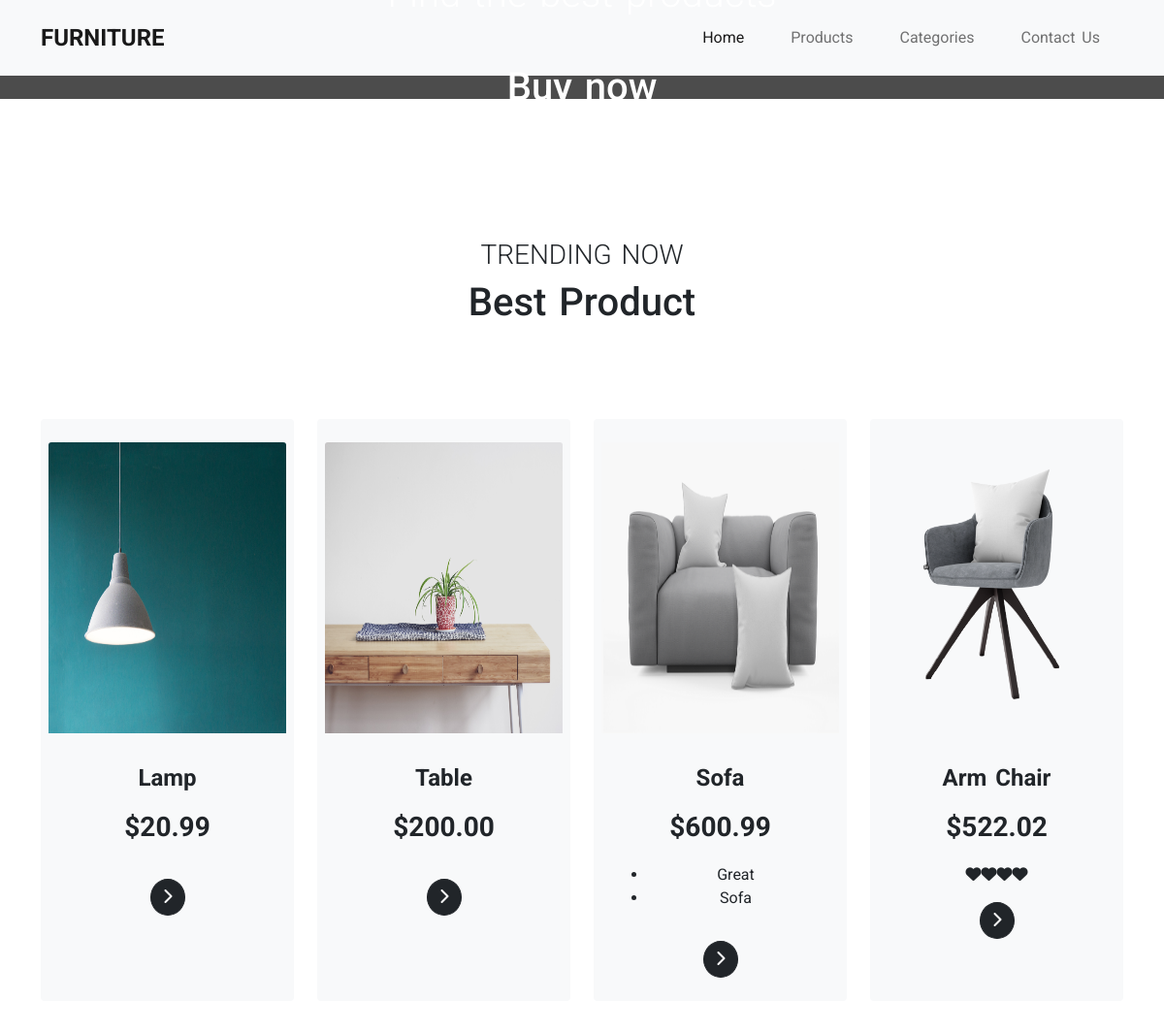
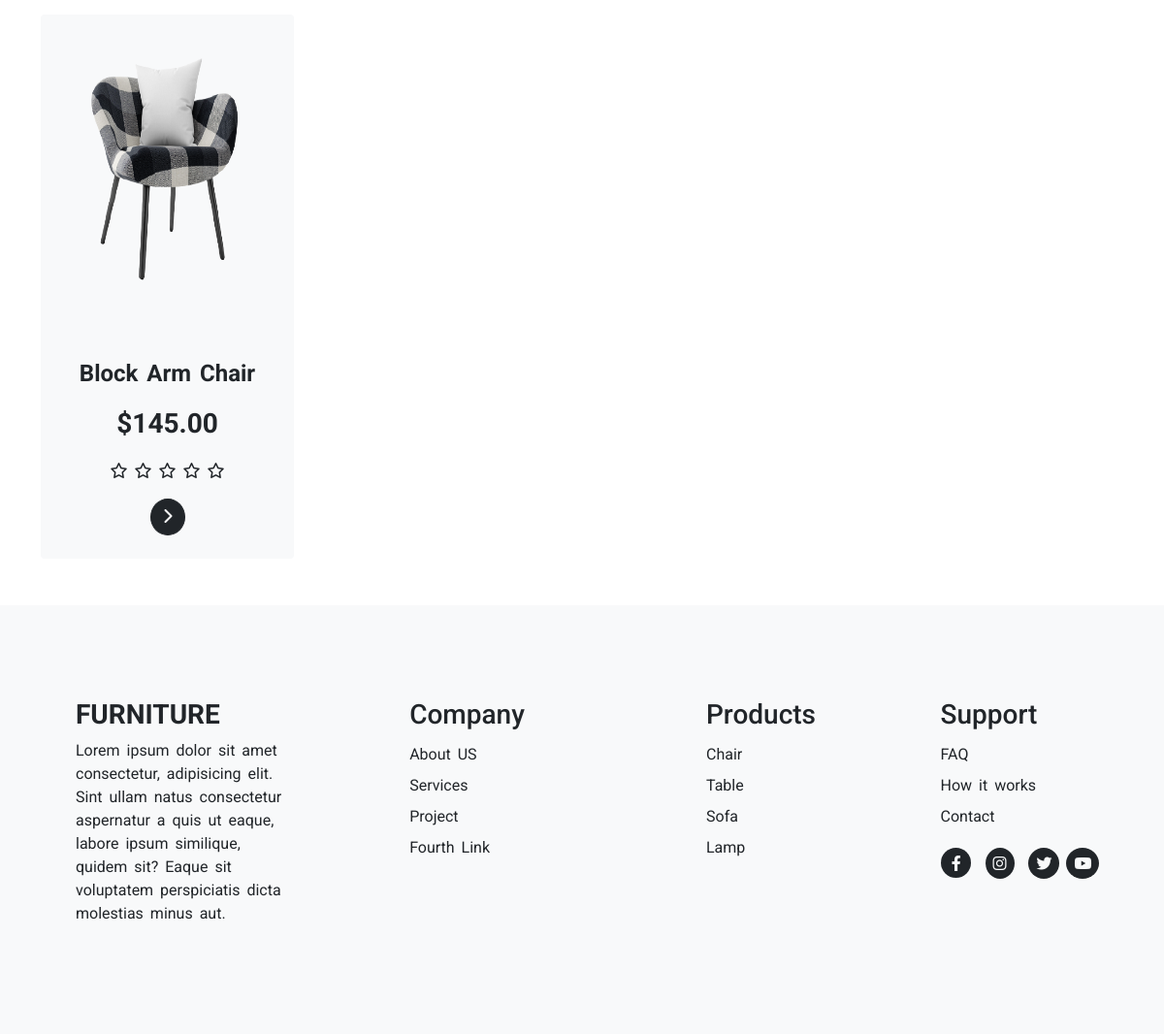
Screenshot of /products/ with the database file from the repository (2 pictures, top to bottom).
### furnitureApp/models.py (models this page shows, shortened)
class Product(models.Model):
    product_id = models.AutoField(primary_key=True)
    product_name = models.CharField(max_length=60, null=True, blank=True)
    product_price = models.DecimalField(
        max_digits=5, decimal_places=2, null=True, blank=True
    )  # 209.99
    product_review = models.TextField(max_length=600, null=True, blank=True)
    product_image = models.ImageField(upload_to="product/")
    product_description = models.TextField(max_length=500, null=True, blank=True)
    product_legs = models.IntegerField(null=True, blank=True)
    product_pillows = models.IntegerField(null=True, blank=True)
    product_color = models.ManyToManyField(Color)
    product_material = models.ManyToManyField(Material)
    product_category = models.ForeignKey(Category, on_delete=models.CASCADE, null=True, blank=True)

### furnitureApp/views.py (the view)
# urls.py: path("products/", views.products, name="products"),
def products(request):
    category = Category.objects.all().order_by("-pk")
    products = Product.objects.all().order_by("-product_id")
    context = {"products": products, 'category':category}
    return render(request, "products.html", context)

### furnitureApp/templates/products.html (shortened to what this page needs)
<!DOCTYPE html>
{% extends 'index.html' %}
{% load static %}
{% block content %}
    <div class="container-fluid position-relative p-0  ">
        <div class="cover">
        </div>
        <div class="info-cover position-absolute w-50 top-50 start-50 translate-middle text-center">
            <h2 class="fw-light text-white fs-1 mb-5">Find the best products</h2>
            <h1 class="fs-1 text-white mb-5 pb-5">Buy now</h1>
        </div>
    </div>
    <div class="container my-5 pt-5">
        <div class="my-5 text-center">
            <h3 class="text-uppercase fw-light">trending now</h3>
            <h2 class="fs-1">Best Product</h2>
        </div>
        <div class="row">
            {% for j in products %}
            <div class="col-12 col-md-6 col-lg-3 mt-5">
                <div class="card h-100 p-2 bg-light border-0">
                    <img src="{{j.product_image.url}}" class="card-img-top mt-3 img-fluid chair" alt="...">
                    <div class="card-body text-center">
                        <h4 class="card-title fw-bolder mt-3">{{j.product_name}}</h4>
                        <p class="card-text fw-bold mt-3 fs-3">${{j.product_price}}</p>
                        <div class="mt-3">
                         {{j.product_review|safe}}
                        </div>
                        <a href="product.html" class="btn btn-dark rounded-circle mt-3"><i
                                class="fas fa-chevron-right"></i></a>
                    </div>
                </div>
            </div>
            {% endfor %}
        </div>
    </div>
    {% endblock %}

### furnitureApp/static/css/style.css (style rules this page uses)
* { margin: 0; padding: 0; box-sizing: border-box; }
body { font-size: 1rem; line-height: 1.5; word-spacing: 3px; font-family: 'Roboto', sans-serif; }
.chair { height: 300px; }
.cover::after { content: ""; position: absolute; left: 0; top: 0; width: 100%; height: 100%; background-color: rgba(0, 0, 0, 0.7); background-image: linear-gradient(rgba(0, 0, 0, 0.5) 50%); }

### rows the page displays
Product: product_image (picture), product_name "Lamp", product_price "20.99"
Product: product_image (picture), product_name "Table", product_price "200.00"
Product: product_image (picture), product_name "Sofa", product_price "600.99", product_review "Great Sofa"
Product: product_image (picture), product_name "Arm Chair", product_price "522.02"
Product: product_image (picture), product_name "Block Arm Chair", product_price "145.00"
